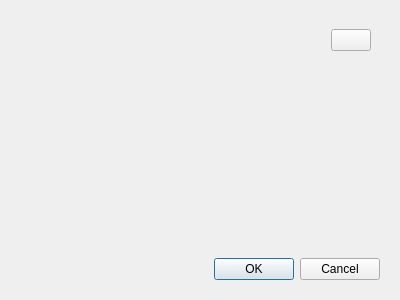
<?xml version="1.0" encoding="UTF-8"?>
<ui version="4.0">
 <class>FlluentRegionsDialog</class>
 <widget class="QDialog" name="FlluentRegionsDialog">
  <property name="geometry">
   <rect>
    <x>0</x>
    <y>0</y>
    <width>400</width>
    <height>300</height>
   </rect>
  </property>
  <property name="windowTitle">
   <string>Configure Regions</string>
  </property>
  <layout class="QVBoxLayout" name="verticalLayout">
   <item>
    <widget class="QWidget" name="widget" native="true">
     <property name="sizePolicy">
      <sizepolicy hsizetype="Expanding" vsizetype="Preferred">
       <horstretch>0</horstretch>
       <verstretch>0</verstretch>
      </sizepolicy>
     </property>
     <layout class="QHBoxLayout" name="horizontalLayout">
      <property name="spacing">
       <number>0</number>
      </property>
      <item>
       <widget class="QWidget" name="widget_3" native="true">
        <layout class="QVBoxLayout" name="verticalLayout_3">
         <property name="topMargin">
          <number>0</number>
         </property>
         <item>
          <widget class="QWidget" name="table" native="true">
           <property name="sizePolicy">
            <sizepolicy hsizetype="Expanding" vsizetype="Preferred">
             <horstretch>0</horstretch>
             <verstretch>0</verstretch>
            </sizepolicy>
           </property>
           <layout class="QGridLayout" name="gridLayout">
            <property name="topMargin">
             <number>0</number>
            </property>
            <item row="0" column="0">
             <widget class="QLabel" name="label">
              <property name="text">
               <string/>
              </property>
             </widget>
            </item>
           </layout>
          </widget>
         </item>
         <item>
          <spacer name="verticalSpacer_2">
           <property name="orientation">
            <enum>Qt::Vertical</enum>
           </property>
           <property name="sizeHint" stdset="0">
            <size>
             <width>20</width>
             <height>0</height>
            </size>
           </property>
          </spacer>
         </item>
        </layout>
       </widget>
      </item>
      <item>
       <widget class="QWidget" name="widget_2" native="true">
        <layout class="QVBoxLayout" name="verticalLayout_2">
         <property name="leftMargin">
          <number>0</number>
         </property>
         <item>
          <widget class="QPushButton" name="addRegion">
           <property name="sizePolicy">
            <sizepolicy hsizetype="Fixed" vsizetype="Fixed">
             <horstretch>0</horstretch>
             <verstretch>0</verstretch>
            </sizepolicy>
           </property>
           <property name="text">
            <string/>
           </property>
           <property name="icon">
            <iconset resource="../../../resource.qrc">
             <normaloff>:/icons/add-circle-outline.svg</normaloff>:/icons/add-circle-outline.svg</iconset>
           </property>
          </widget>
         </item>
         <item>
          <spacer name="verticalSpacer">
           <property name="orientation">
            <enum>Qt::Vertical</enum>
           </property>
           <property name="sizeHint" stdset="0">
            <size>
             <width>20</width>
             <height>0</height>
            </size>
           </property>
          </spacer>
         </item>
        </layout>
       </widget>
      </item>
     </layout>
    </widget>
   </item>
   <item>
    <widget class="QWidget" name="widget_5" native="true">
     <layout class="QHBoxLayout" name="horizontalLayout_2">
      <item>
       <spacer name="horizontalSpacer_2">
        <property name="orientation">
         <enum>Qt::Horizontal</enum>
        </property>
        <property name="sizeHint" stdset="0">
         <size>
          <width>0</width>
          <height>20</height>
         </size>
        </property>
       </spacer>
      </item>
      <item>
       <widget class="QPushButton" name="ok">
        <property name="text">
         <string>OK</string>
        </property>
        <property name="default">
         <bool>true</bool>
        </property>
       </widget>
      </item>
      <item>
       <widget class="QPushButton" name="cancel">
        <property name="text">
         <string>Cancel</string>
        </property>
       </widget>
      </item>
     </layout>
    </widget>
   </item>
  </layout>
 </widget>
 <resources>
  <include location="../../../resource.qrc"/>
 </resources>
 <connections>
  <connection>
   <sender>cancel</sender>
   <signal>clicked()</signal>
   <receiver>FlluentRegionsDialog</receiver>
   <slot>close()</slot>
   <hints>
    <hint type="sourcelabel">
     <x>344</x>
     <y>221</y>
    </hint>
    <hint type="destinationlabel">
     <x>199</x>
     <y>149</y>
    </hint>
   </hints>
  </connection>
 </connections>
</ui>
